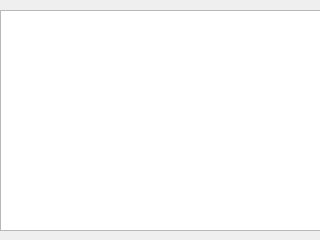
<?xml version="1.0" encoding="UTF-8"?>
<ui version="4.0">
 <class>ReturnedItems</class>
 <widget class="QDialog" name="ReturnedItems">
  <property name="geometry">
   <rect>
    <x>0</x>
    <y>0</y>
    <width>320</width>
    <height>240</height>
   </rect>
  </property>
  <property name="windowTitle">
   <string>Dialog</string>
  </property>
  <widget class="QTableView" name="tableView">
   <property name="geometry">
    <rect>
     <x>0</x>
     <y>10</y>
     <width>321</width>
     <height>221</height>
    </rect>
   </property>
  </widget>
 </widget>
 <resources/>
 <connections/>
</ui>
